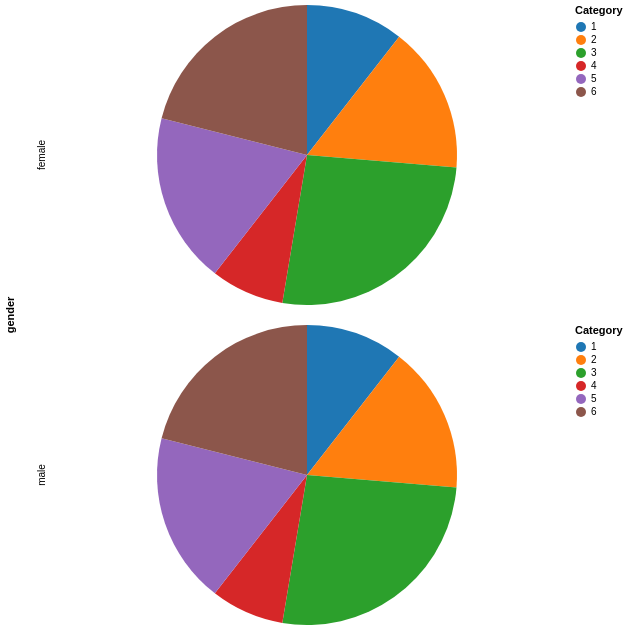

The specification (Vega-Lite) saved for this image:
### Vega-Lite specification from a JSON file in a GitHub repository (floating-point values rounded to 4 significant figures)
{"$schema": "https://vega.github.io/schema/vega-lite/v5.json", "description": "A simple pie chart with embedded data.", "width": 500, "height": 300, "resolve": {"scale": {"color": "independent"}}, "data": {"values": [{"category": 1, "value": 4, "gender": "male"}, {"category": 2, "value": 6, "gender": "male"}, {"category": 3, "value": 10, "gender": "male"}, {"category": 4, "value": 3, "gender": "male"}, {"category": 5, "value": 7, "gender": "male"}, {"category": 6, "value": 8, "gender": "male"}, {"category": 1, "value": 4, "gender": "female"}, {"category": 2, "value": 6, "gender": "female"}, {"category": 3, "value": 10, "gender": "female"}, {"category": 4, "value": 3, "gender": "female"}, {"category": 5, "value": 7, "gender": "female"}, {"category": 6, "value": 8, "gender": "female"}]}, "mark": {"type": "arc", "innerRadius": 0, "cornerRadius": 0, "padAngle": 0, "outerRadius": 150, "tooltip": true}, "encoding": {"row": {"field": "gender"}, "theta": {"field": "value", "type": "quantitative", "stack": true}, "color": {"field": "category", "type": "nominal", "scale": {"range": ["#1f77b4", "#ff7f0e", "#2ca02c", "#d62728", "#9467bd", "#8c564b", "#e377c2", "#7f7f7f", "#bcbd22", "#17becf"]}, "legend": {"title": "Category", "orient": "right", "symbolType": "circle", "fillColor": "#ffffff"}}}}
